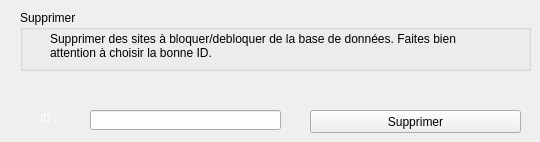
      <widget class="QWidget" name="tab">
       <attribute name="title">
        <string>Supprimer</string>
       </attribute>
       <widget class="QGroupBox" name="groupBox_11">
        <property name="geometry">
         <rect>
          <x>20</x>
          <y>10</y>
          <width>511</width>
          <height>61</height>
         </rect>
        </property>
        <property name="autoFillBackground">
         <bool>false</bool>
        </property>
        <property name="title">
         <string>Supprimer</string>
        </property>
        <property name="flat">
         <bool>false</bool>
        </property>
        <widget class="QLabel" name="label_26">
         <property name="geometry">
          <rect>
           <x>30</x>
           <y>20</y>
           <width>431</width>
           <height>31</height>
          </rect>
         </property>
         <property name="layoutDirection">
          <enum>Qt::LeftToRight</enum>
         </property>
         <property name="text">
          <string>Supprimer des sites à bloquer/debloquer de la base de données. Faites bien attention à choisir la bonne ID.</string>
         </property>
         <property name="wordWrap">
          <bool>true</bool>
         </property>
        </widget>
       </widget>
       <widget class="QLabel" name="label_27">
        <property name="geometry">
         <rect>
          <x>40</x>
          <y>110</y>
          <width>111</width>
          <height>16</height>
         </rect>
        </property>
        <property name="styleSheet">
         <string notr="true">/*Copyright (c) DevSec Studio. All rights reserved.

MIT License

Permission is hereby granted, free of charge, to any person obtaining a copy
of this software and associated documentation files (the &quot;Software&quot;), to deal
in the Software without restriction, including without limitation the rights
to use, copy, modify, merge, publish, distribute, sublicense, and/or sell
copies of the Software, and to permit persons to whom the Software is
furnished to do so, subject to the following conditions:

The above copyright notice and this permission notice shall be included in all
copies or substantial portions of the Software.

THE SOFTWARE IS PROVIDED *AS IS*, WITHOUT WARRANTY OF ANY KIND, EXPRESS OR
IMPLIED, INCLUDING BUT NOT LIMITED TO THE WARRANTIES OF MERCHANTABILITY,
FITNESS FOR A PARTICULAR PURPOSE AND NONINFRINGEMENT. IN NO EVENT SHALL THE
AUTHORS OR COPYRIGHT HOLDERS BE LIABLE FOR ANY CLAIM, DAMAGES OR OTHER
LIABILITY, WHETHER IN AN ACTION OF CONTRACT, TORT OR OTHERWISE, ARISING FROM,
OUT OF OR IN CONNECTION WITH THE SOFTWARE OR THE USE OR OTHER DEALINGS IN THE SOFTWARE.
*/

/*-----QWidget-----*/
QWidget
{
	background-color: QLinearGradient(x1:0, y1:0, x2:0, y2:1, stop:1 #212121, stop:.4 #343434);
	color: #ffffff;
	border-color: #000000;

}


/*-----QLabel-----*/
QLabel
{
	background-color: transparent;
	color: #fff;
	font-size: 8pt;
	border-color: #ffffff;

}


/*-----QToolButton-----*/
QToolButton
{
	background-color: qlineargradient(spread:repeat, x1:1, y1:0, x2:1, y2:1, stop:0 rgba(254, 171, 66, 255),stop:1 rgba(255, 153, 0, 255));
	color: #000;
	font-size: 14pt;
	border-radius: 4px;
	padding: 10px;

}


QToolButton::pressed
{
	background-color: #6b960f;

}


/*-----QTabWidget-----*/
QTabBar::tab
{
	font-size: 8pt;
	font-weight: bold;
	width: 80px;
    border: 1px solid #444;
    border-bottom-style: none;
	border-top-style: none;
    background-color: #323232;
    padding-top: 3px;
    padding-bottom: 2px;
    margin-right: -1px;

}

QTabWidget::pane 
{
    border: 1px solid qlineargradient(spread:repeat, x1:1, y1:0, x2:1, y2:1, stop:0 rgba(254, 171, 66, 255),stop:1 rgba(255, 153, 0, 255));
    top: 1px;

}

QTabBar::tab:last
{
    margin-right: 0; 

}

QTabBar::tab:first:!selected
{
	margin-left: 0px; 

}

QTabBar::tab:!selected
{
    color: #fff;
    border-bottom-style: solid;
    margin-top: 3px;
    background-color: QLinearGradient(x1:0, y1:0, x2:0, y2:1, stop:1 #212121, stop:.4 #343434);

}

QTabBar::tab:selected
{
	background-color: qlineargradient(spread:repeat, x1:1, y1:0, x2:1, y2:1, stop:0 rgba(254, 171, 66, 255),stop:1 rgba(255, 153, 0, 255));
	color: #000;
    margin-bottom: 0px;

}

QTabBar::tab:!selected:hover
{
    background-color: QLinearGradient(x1:0, y1:0, x2:0, y2:1, stop:1 #212121, stop:0.4 #343434, stop:0.2 #343434, stop:0.1 #ffaa00);

}</string>
        </property>
        <property name="text">
         <string>ID :</string>
        </property>
       </widget>
       <widget class="QLineEdit" name="lineEdit_nomappareil_10">
        <property name="geometry">
         <rect>
          <x>90</x>
          <y>110</y>
          <width>191</width>
          <height>20</height>
         </rect>
        </property>
       </widget>
       <widget class="QPushButton" name="pushButton_10">
        <property name="geometry">
         <rect>
          <x>310</x>
          <y>110</y>
          <width>211</width>
          <height>23</height>
         </rect>
        </property>
        <property name="text">
         <string>Supprimer</string>
        </property>
       </widget>
      </widget>
